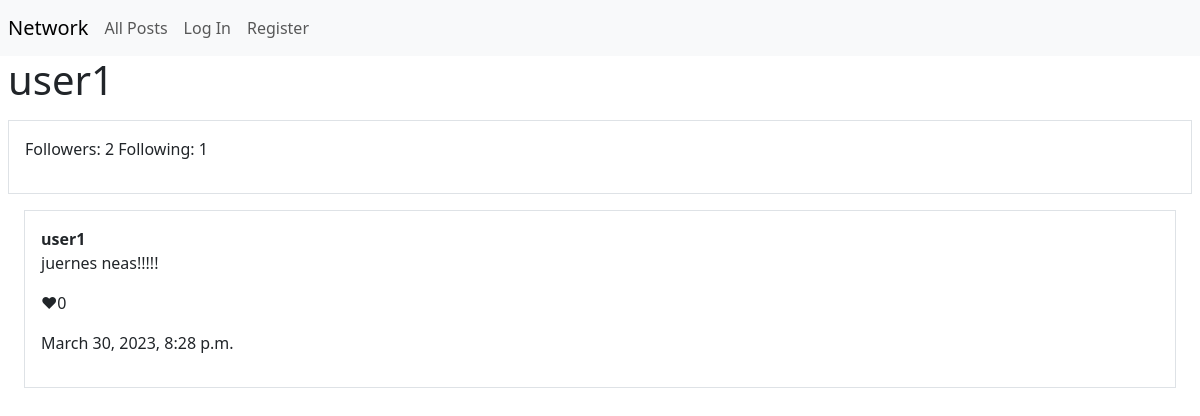
Page /user/1 on the committed database.
### network/models.py (models this page shows)
class User(AbstractUser):
    pass

class Posts(models.Model):
    poster = models.ForeignKey("User", on_delete=models.CASCADE, related_name="posts")
    content = models.TextField(max_length=280)
    timestamp = models.DateTimeField(auto_now_add=True)
    likes = models.IntegerField(default=0)

### network/views.py (the view)
# urls.py: path("user/<int:profile_id>", views.profile, name="profile_id"),
def profile(request, profile_id):
    profile_obj = User.objects.get(pk=profile_id)
    followers = profile_obj.followers.all().count()
    following = profile_obj.following.all().count()
    b_name = "follow"
    for follower in profile_obj.followers.all():
        if request.user == follower.follower:
            b_name = "unfollow"
    posts = Posts.objects.filter(poster=profile_obj.id).reverse()
    return render(request, "network/profile.html", {
        "profile": profile_obj,
        "followers": followers,
        "following": following,
        "posts": posts,
        "b_name": b_name
    })

### network/templates/network/profile.html (shortened to what this page needs)
{% extends "network/layout.html" %}
{% block body %}
<div>
    <h1>{{ profile.username }}</h1>
</div>
<div class=" border p-3 my-3">
    <p>Followers: {{ followers }} Following: {{ following }}</p>
</div>
<div>
    {% for post in posts %}
        <div class="border p-3 m-3">
            <b>{{ post.poster.username }}</b>
            <p>{{ post.content }}</p>
            <p> ♥{{ post.likes }}</p>
            <p>{{ post.timestamp }}</p>
        </div>
    {% endfor %}
    </div>
{% endblock %}

### rows in the picture
User: username "user1"
Posts: poster.username "user1", content "juernes neas!!!!!", likes "0", timestamp "March 30, 2023, 8:28 p.m."

### other values in the picture
{{ followers }} "2"
{{ following }} "1"
